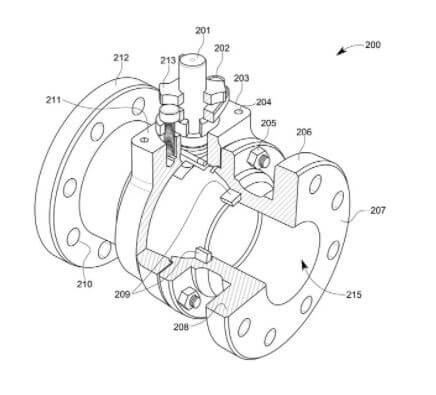
#> input picture Aula 08/patent.jpg, 436 x 395 px
$ python co.py
#> lines starting #> are read from the running program, lines starting #| are printed output that depends on the picture; after the words box and inside, x2 and y2 are one past the last pixel; in counts of white or black regions, pixels touching at a corner belong together
import cv2 as cv

# Extract the patent image using contours
patent = cv.imread("patent.jpg")
#> patent is the input picture: shape (395, 436, 3); min 0, max 255, mean 245.9

gray = cv.cvtColor(patent, cv.COLOR_BGR2GRAY)

_, th = cv.threshold(gray, 200, 255, cv.THRESH_BINARY_INV)
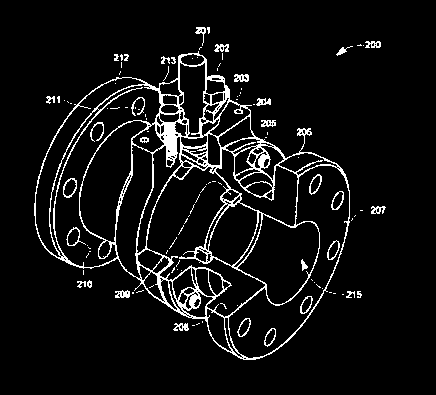
#> th: shape (395, 436); 6.6% white in thin lines or dots, all inside (x1, y1, x2, y2) = (34, 27, 386, 360)

cv.imwrite("th.jpg", th)

contours, hierarchy = cv.findContours(th, cv.RETR_EXTERNAL, cv.CHAIN_APPROX_SIMPLE)
#> contours = 55 contours, 42 with area under 20; largest, box (x1, y1, x2, y2) and area: (34, 51, 350, 360) 59597, (234, 74, 249, 82) 79, (115, 290, 130, 298) 74, (261, 120, 276, 127) 62, (365, 41, 381, 48) 60

print(f"Contornos: {len(contours)}")
#| Contornos: 55

# Draw contours
drawn = cv.drawContours(patent.copy(), contours, -1, (0, 255, 0))
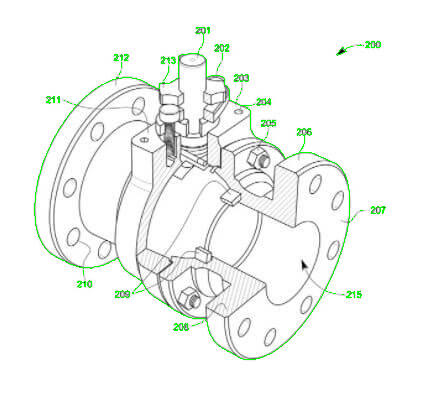
#> drawn: shape (395, 436, 3); mean B, G, R 244.2, 247, 244.2

cv.imwrite("cont.jpg", drawn)

contours_filtered = []

for con in contours:
    area = cv.contourArea(con)
    if area > 200:
        print(f"Area: {area}")
        contours_filtered.append(con)
#> this loop made 55 passes
#> area on passes 3, 12, 14, 19, 22, 28, 31, 35, 47, 49, 52, 53: 59, 73.5, 22, 58, 61.5, 57.5, 24.5, 79, 59597, 32.5, 53.5, 60
#| Area: 59597.0
#> after the loop, contours_filtered = 1 contour; box (x1, y1, x2, y2) and area: (34, 51, 350, 360) 59597

drawn_filtered = cv.drawContours(patent, contours_filtered, -1, (0, 255, 0))

cv.imwrite("con_filtered.jpg", drawn_filtered)
